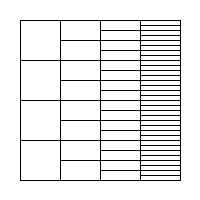
Frame 1 (no input)
Frame 60 (the mouse pressed at the canvas centre just before this capture): identical to frame 1, image omitted
Frame 120 (the mouse held since frame 60 and released just before this capture): identical to frame 1, image omitted

The Processing sketch that drew this single still picture (run headless with seeded random() and noise(); from frame 60 on, the mouse is pressed at the canvas centre):

// Processing sketch: processing_9502
// ── processing_9502.pde


void setup() {
size( 200,200 );
background( 255 );
smooth();
}

void draw(){
  noFill();
  rectMode(CENTER);
  rect(width/2, height/2, 160, 160);
  line(width/2, 20, width/2, 180);
  line(width/2 - 40, 20, width/2 - 40, 180);
  line(width/2 + 40, 20, width/2 + 40, 180);
  
  for ( int c1 = 20; c1 < 180; c1 = c1 + 5) {
    line (180, c1, 140, c1);
  }
  for ( int c1 = 20; c1 < 180; c1 = c1 + 10) {
    line(140, c1, 100, c1);
  }
   for ( int c1 = 20; c1 < 180; c1 = c1 + 20) {
    line(100, c1, 60, c1);
  }
   for ( int c1 = 20; c1 < 180; c1 = c1 + 40) {
    line(60, c1, 20, c1);
  }
}
